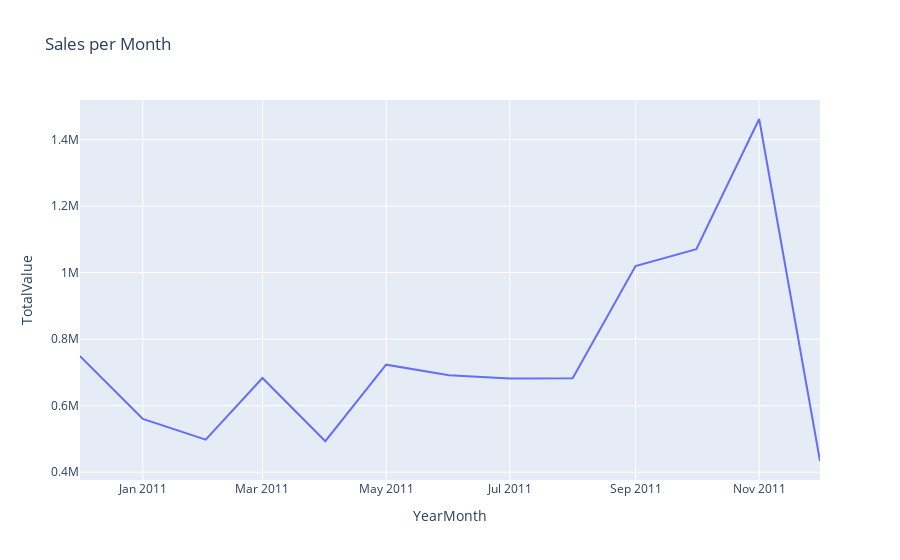

Notebook code cell kept with this figure:
### Code cell
fig = px.line(df_plot, x="YearMonth", y="TotalValue", title='Sales per Month')
fig.show()

### Figure 1 — Plotly figure (JSON) as saved in the notebook; plotly's stock layout.template omitted (floating-point values rounded to 4 significant figures)
{"data": [{"hovertemplate": "YearMonth=%{x}<br>TotalValue=%{y}<extra></extra>", "legendgroup": "", "line": {"color": "#636efa", "dash": "solid"}, "marker": {"symbol": "circle"}, "mode": "lines", "name": "", "orientation": "v", "showlegend": false, "type": "scatter", "x": ["2010-12", "2011-01", "2011-02", "2011-03", "2011-04", "2011-05", "2011-06", "2011-07", "2011-08", "2011-09", "2011-10", "2011-11", "2011-12"], "xaxis": "x", "y": [749000.0, 560000.0, 498100.0, 683300.0, 493200.0, 723300.0, 691100.0, 681300.0, 682700.0, 1020000.0, 1071000.0, 1462000.0, 433700.0], "yaxis": "y"}], "layout": {"legend": {"tracegroupgap": 0}, "title": {"text": "Sales per Month"}, "xaxis": {"anchor": "y", "domain": [0, 1], "title": {"text": "YearMonth"}}, "yaxis": {"anchor": "x", "domain": [0, 1], "title": {"text": "TotalValue"}}}}
